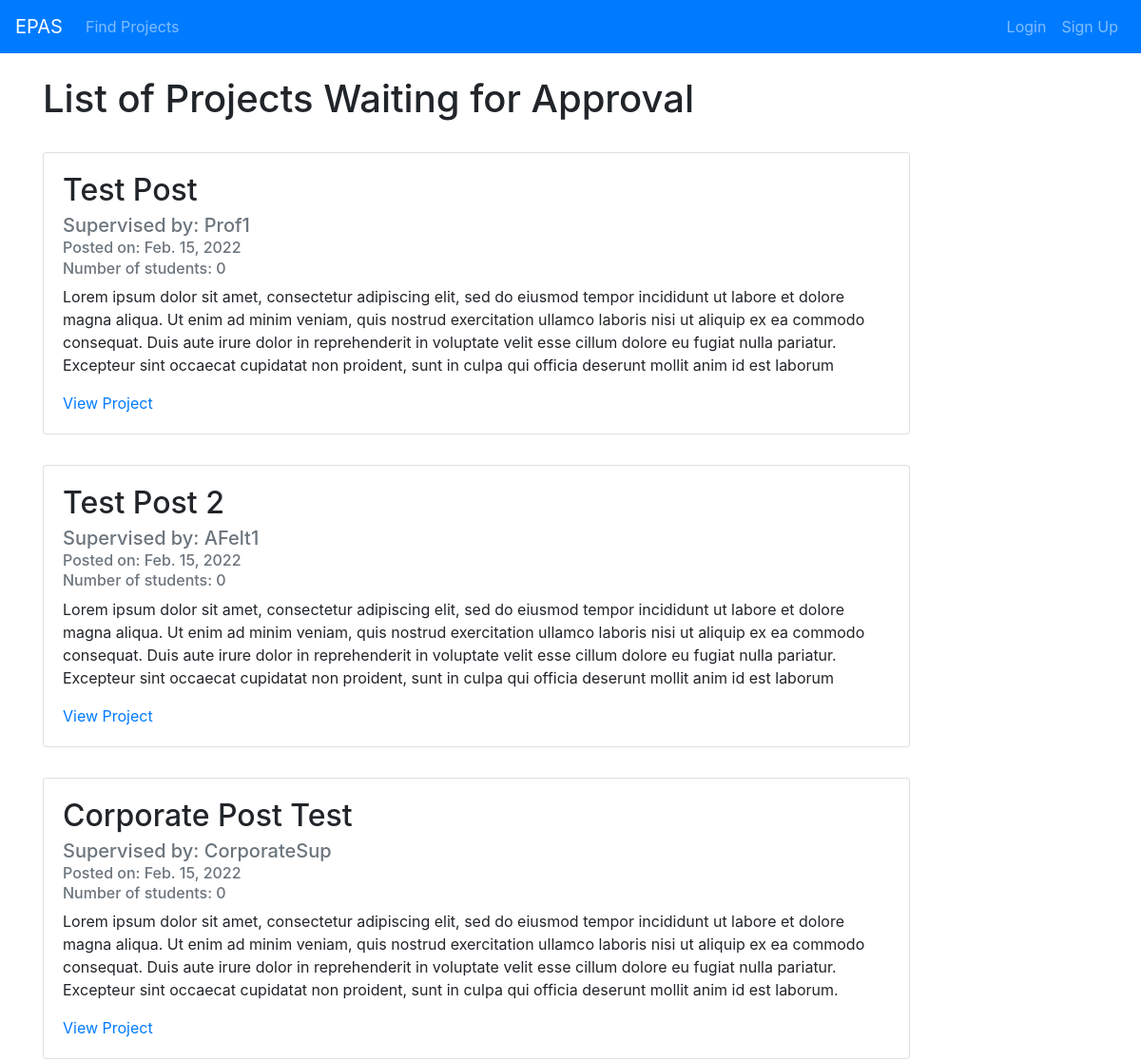
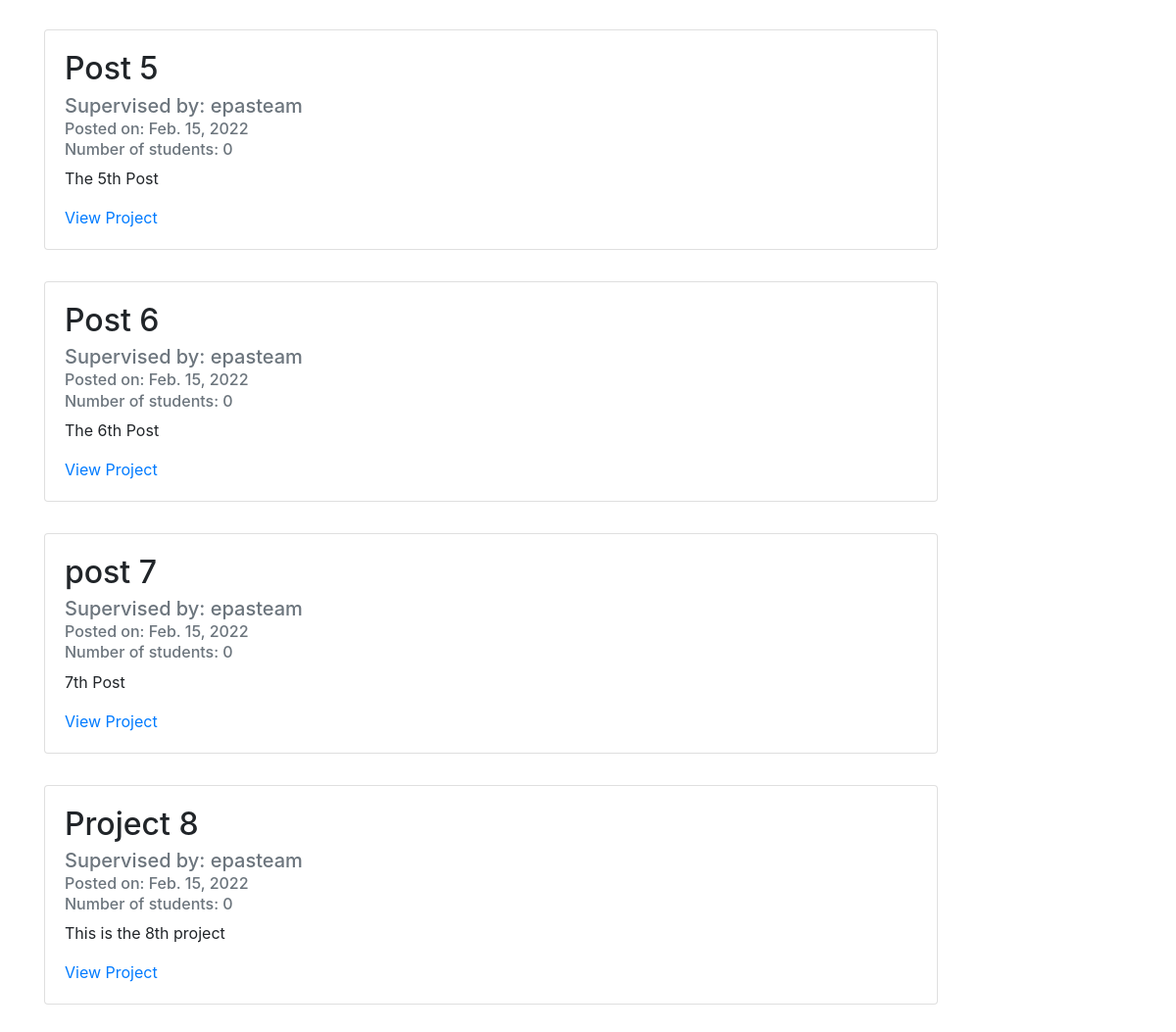
/approval/, run on an earlier commit of the app's database (2 pictures, top to bottom).
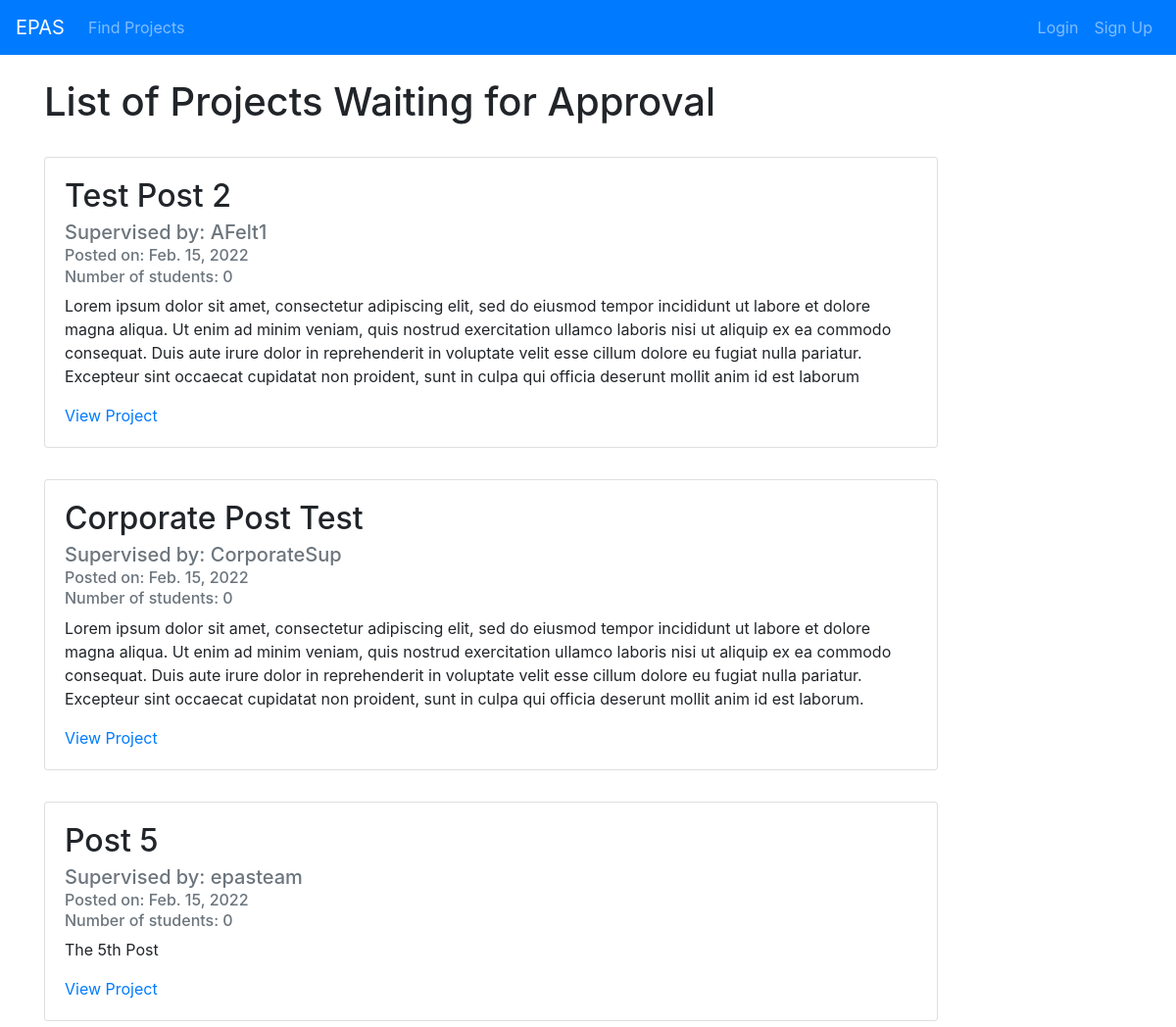
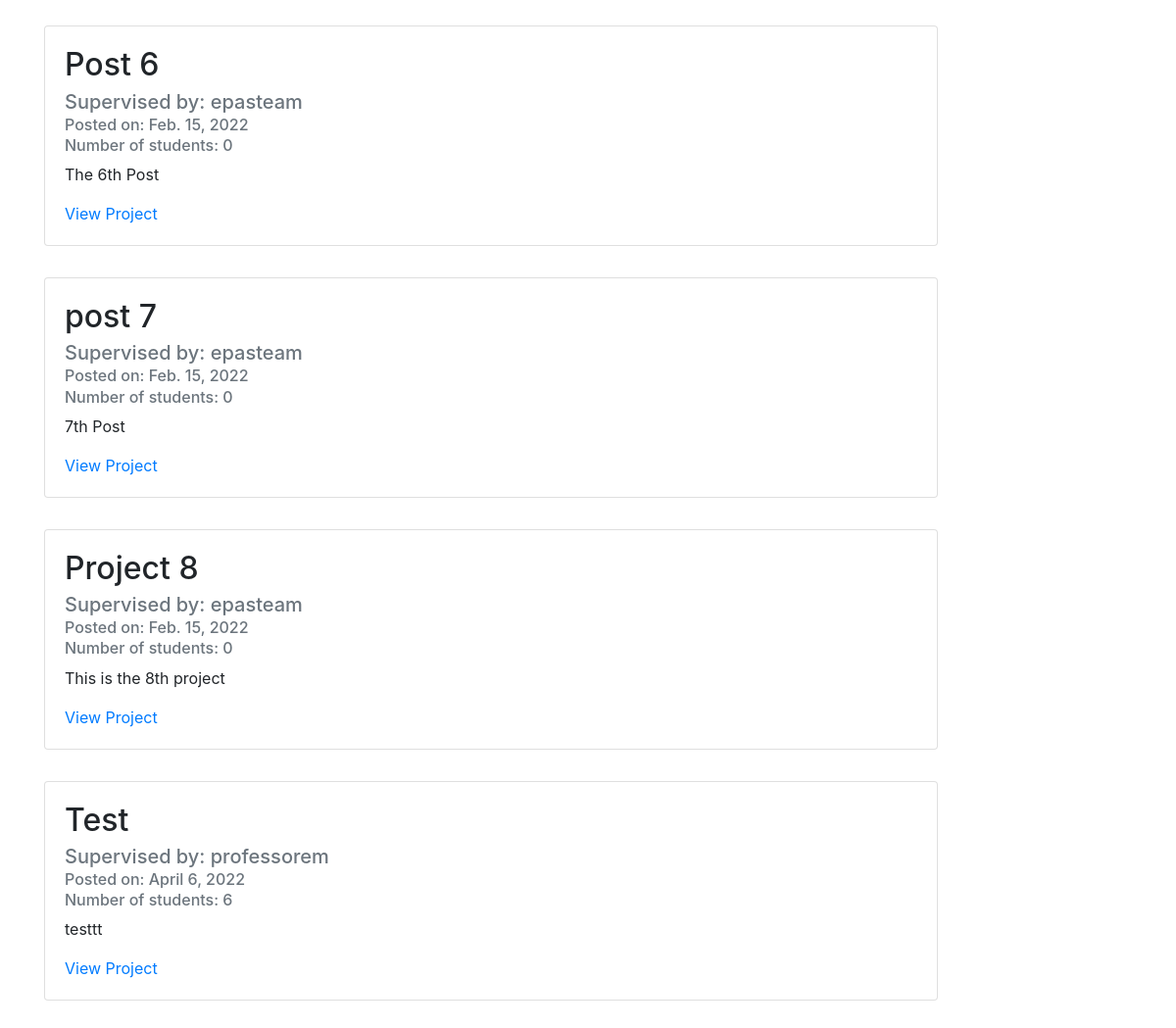
And on a later commit of the database (2 pictures, top to bottom).
### projectListing/models.py (models this page shows, shortened)
class Post(models.Model):
    title = models.CharField(max_length=100)
    description = models.TextField()
    date_posted = models.DateField(default=timezone.now)
    professor = models.ForeignKey(User, on_delete=models.CASCADE)
    desiredNumStudents = models.IntegerField()
    maxNumStudents = models.IntegerField()
    minTermLength = models.IntegerField()
    maxTermLength = models.IntegerField()
    relatedProgram = models.CharField(max_length=100)
    course = models.CharField(max_length=100, default="null")
    active = models.BooleanField(default=False)
    isApproved = models.BooleanField(default=False)

class User(AbstractUser):
    class Types(models.TextChoices):
        STUDENT = 'STUDENT', 'Student'
        PROFESSOR = 'PROFESSOR', 'Professor'
        CORPORATE_SUPERVISOR = 'CORPORATE_SUPERVISOR', 'Corporate Supervisor'
        PROGRAM_DIRECTOR = 'PROGRAM_DIRECTOR', 'Program Director'
    type = models.CharField(max_length=50, choices=Types.choices, default=Types.STUDENT)
    def __str__(self):
        return self.username

### projectListing/views.py (the view)
# urls.py: path('approval/', views.homeDirector, name='projectListing-homeDirector'),
def homeDirector(request):
    context = {
        'postedProject': Post.objects.all()
    }
    return render(request, 'projectListing/home_director.html', context)

### projectListing/templates/projectListing/home_director.html (shortened to what this page needs)
{% extends "projectListing/base.html" %}
{% block content %}
<br>
    <h1>List of Projects Waiting for Approval</h1>    <br>
    <div class="card-deck">
            {% for post in postedProject %}
                {% if post.isApproved is False %}
                <div class="card" style="min-width: 80%; max-width: 80%; margin-bottom: 2rem;">
                    <div class="card-body">
                        <h2 class="card-title">{{ post.title }}</h2>
                        <h5 class="card-subtitle mb-2 text-muted">Supervised by: {{ post.professor }}</h3>
                        <h6 class="card-subtitle mb-2 text-muted">Posted on: {{ post.date_posted }}</h3>
                        <h6 class="card-subtitle mb-2 text-muted">Number of students: {{ post.desiredNumStudents}}</h3>
                        <p class="card-text">{{ post.description }}</p>
                        <a href="{% url 'post-detail' post.id %}" class="card-link">View Project</a>
                    </div>
                </div>
                {% endif %}
            {% endfor %}
{% endblock content %}

What changed in the data, as far as the page shows it:
no longer on this page (row edited): Post: title "Test Post", professor "Prof1", date_posted "Feb. 15, 2022", desiredNumStudents "0", description "Lorem ipsum dolor sit amet, consectetur adipiscing elit, sed do eiusmod tempor incididunt ut labore et dolore magna aliqua. Ut enim ad minim veniam, quis nostrud exercitation ullamco laboris nisi ut aliquip ex ea commodo consequat. Duis aute irure dolor in reprehenderit in voluptate velit esse cillum dolore eu fugiat nulla pariatur. Excepteur sint occaecat cupidatat non proident, sunt in culpa qui officia deserunt mollit anim id est laborum"
added Post: title "Test", professor "professorem", date_posted "April 6, 2022", desiredNumStudents "6", description "testtt"
